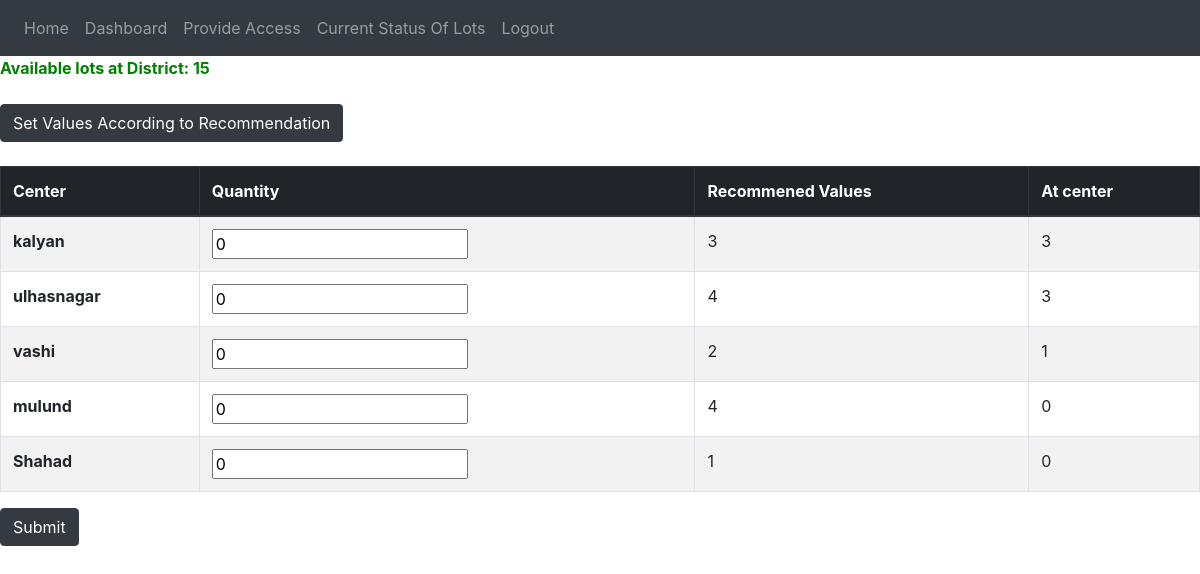
The page /district/thane/send_to_center (signed in) on the database its author committed.
### vaccine_app/models.py (models this page shows, shortened)
class Center(models.Model):
    centerPrimaryKey = models.AutoField(primary_key=True)
    centerId = models.UUIDField(default=uuid.uuid4, editable=False, unique=True)
    district = models.ForeignKey(District, on_delete=models.CASCADE, related_name="Center")
    name = models.CharField(max_length=255, unique=True)
    maxCountPerDate = models.IntegerField(default=10)
    population = models.IntegerField(default=1)

### vaccine_app/views.py (the view, shortened to what this page needs)
# urls.py: path('district/<str:name>/send_to_center',views.send_to_center,name="send_to_center"),
def send_to_center(request,name):
    if verify(request,"district",name):
        print("send")
        error = ""
        centers = Center.objects.filter(district__name__contains = name)
        ratio=get_ratio_center(District.objects.get(name = name))
        ratio_list=[]
        count_list=[]
        for center in centers:
            count_list.append(CenterVaccineData.objects.filter(center=center, lot__status__contains = "atCenter").count())
            ratio_list.append(ratio[center.name])
        quantity_available = DistrictVaccineData.objects.filter(district__name__contains = name, lot__status__contains = "atDistrict").count()
        context = {"name":name,"centers":zip(centers,zip(ratio_list,count_list)),"quantity_available":quantity_available,"error":error}
        return render(request,"send_to_center.html",context)
    return redirect("district_dash",name)

### vaccine_app/views.py (called while the page is built, shortened)
def verify(request,district_or_center,name):
    if district_or_center=="district":
        user=request.user
        if District.objects.filter(name=name).exists():
            district_obj=District.objects.get(name=name)
            if AccessControlListDistrict.objects.filter(person=user,district=district_obj).exists() and user.is_districtadmin:
                return True
            else:
                print("access is not there for user "+user.email)
                return False
        else:
            print("District name is invalid")
            return False
    else:
        print("Invalid district_or_center value")
        return False

### templates/send_to_center.html (shortened to what this page needs)
{% extends 'base.html' %}
{% block content %}
    <b style="color: green;">Available lots at District: {{quantity_available}}</b>
    <br><br>
    <button class="btn btn-dark" onclick="set_value()">Set Values According to Recommendation</button>
    <br><br>
    <form action="/district/{{name}}/send_to_center" method="POST">
        <table class="table table-striped table-bordered">
            <thead>
            <tr class="thead-dark">
                <th scope="col">Center</th>
                <th scope="col">Quantity</th>
                <th scope="col">Recommened Values</th>
                <th scope="col">At center</th>
            </tr>
            </thead>
            <tbody>
                {% for center,ratio in centers %}
                    <tr>
                        <th scope="row">{{ center.name }}</th>
                        <td><input class="set_ratio" type="number" value="0" name="quantities" /></a>
                        <td class="get_ratio">{{ ratio.0 }}</td>
                        <td>{{ ratio.1 }}</td>
                    </tr>
                {% endfor %}
            </tbody>
        </table>
        <button class="btn btn-dark" type="submit">Submit</button>
    </form>
{% endblock %}

### rows shown on the page
Center: name "kalyan", district "3"
Center: name "ulhasnagar", centerPrimaryKey "4", district "3"
Center: name "vashi", ratio "2", ratio "1"
Center: name "mulund", ratio "4", maxCountPerDate "0"
Center: name "Shahad", ratio "1", ratio "0"

### other values the page prints
{{ quantity_available }} "15"
